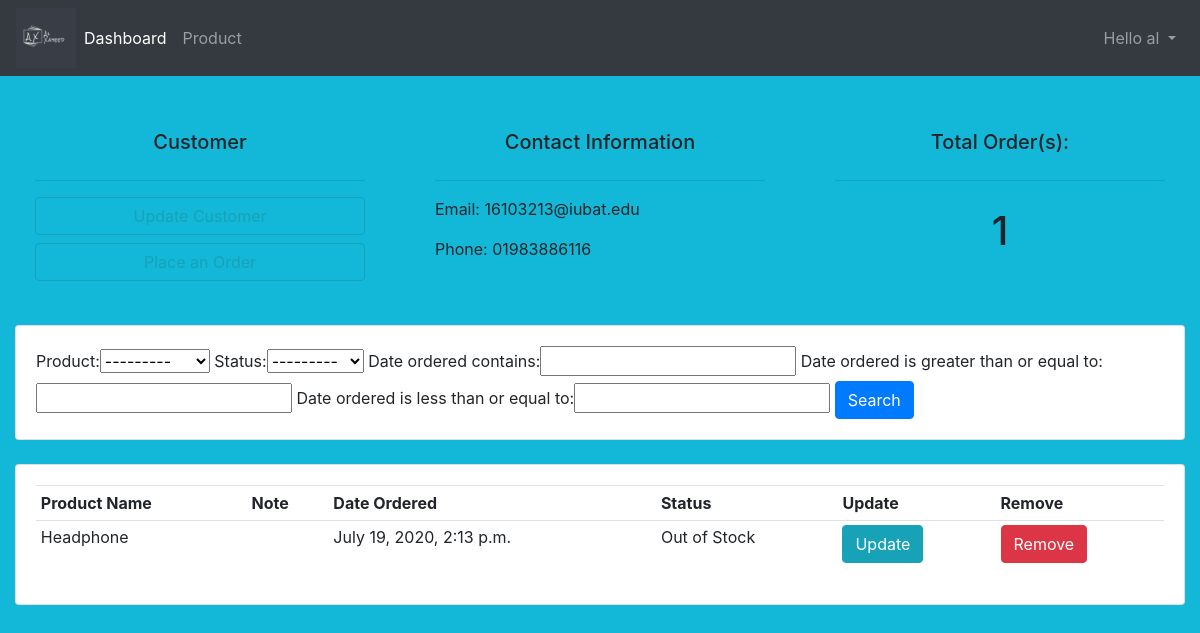
The page /customer/2/ (signed in) on the database as committed earlier.
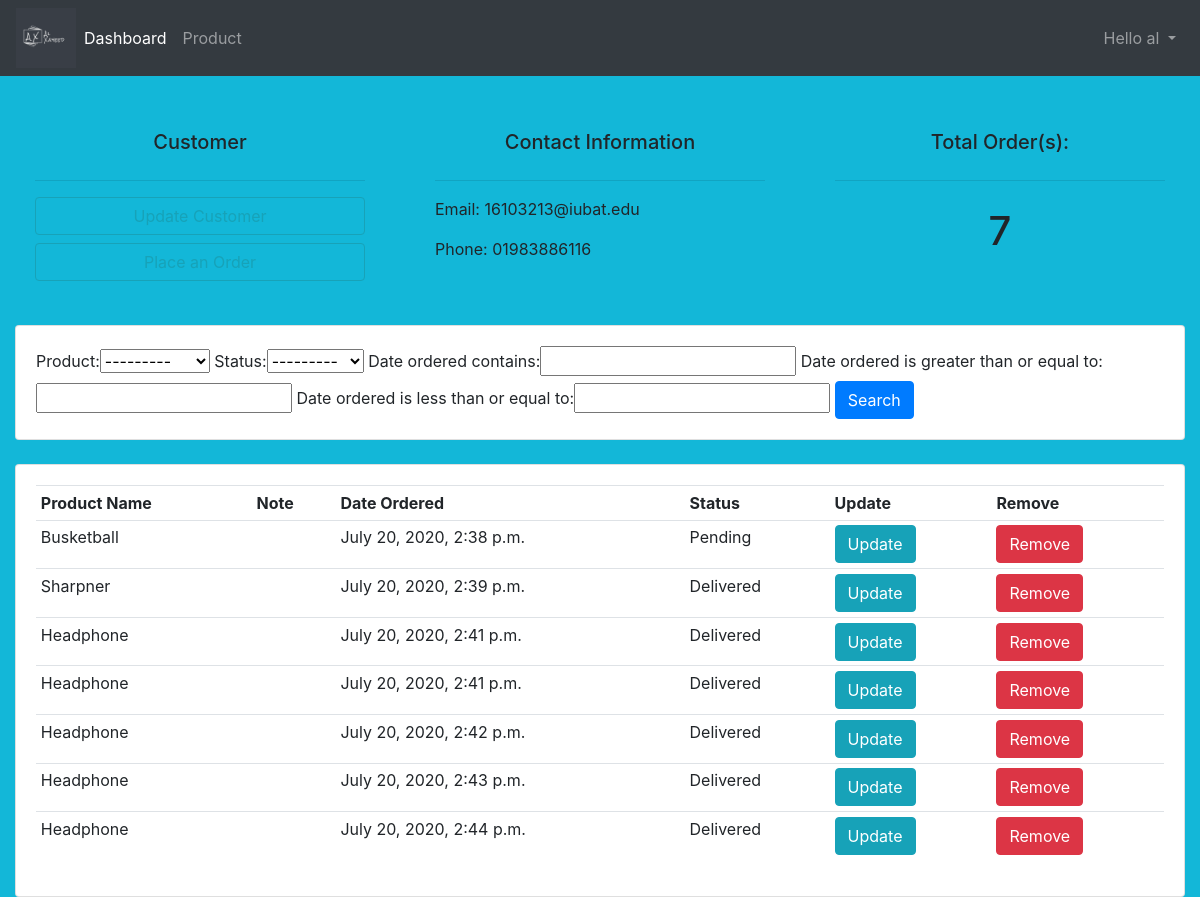
The same page on the database as committed later.
### accounts/models.py (models this page shows, shortened)
class Order(models.Model):
    STATUS = (
        ('Pending', 'Pending'),
        ('Out of Stock', 'Stock Out'),
        ('Delivered', 'Delivered'),
    )
    customer = models.ForeignKey(Customer,null=True, on_delete=models.CASCADE) #Order will be deleted if the customer is deleted
    product = models.ForeignKey(Product, null=True,on_delete=models.SET_NULL) #if the Product is deleted,order will remain same with a null value for product
    date_ordered = models.DateTimeField(auto_now_add=True, null=True)
    status = models.CharField(max_length=50, null=True, choices=STATUS)
    note = models.CharField(max_length=500, null=True)

class Product(models.Model):
    CATAGORY = (
        ('Indoor', 'Indoor'),
        ('Outdoor', 'Out door')
    )
    name = models.CharField(max_length=100, null=True)
    price = models.FloatField(null=True)
    catagory = models.CharField(max_length=100, choices=CATAGORY, null=True)
    description = models.CharField(max_length=200, null=True)
    date_created = models.DateTimeField(auto_now_add=True)
    tags = models.ManyToManyField(Tag)
    def __str__(self):
        return self.name

### accounts/views.py (the view)
# urls.py: path('customer/<int:pk>/', customer, name='customer'),
@login_required(login_url='login')
def customer(request, pk):
    customer = Customer.objects.get(id=pk)
    orders = customer.order_set.all()
    total_order = customer.order_set.all().count()
    myFilter = OrderFilter(request.GET, queryset=orders)
    orders = myFilter.qs
    context = {'customer': customer, 'orders': orders, 'total_order': total_order, 'myFilter': myFilter }
    return render(request, 'accounts/customer.html', context)

### accounts/templates/accounts/customer.html (shortened to what this page needs)
{% extends 'accounts/base.html' %}
{% block content %}
    <br>
<div class="row">
                <div class="col-md">
                    <div class="card-body">
                        <h5 style="text-align: center; padding: 10px;">Customer</h5>
                        <hr>
                        <a class="btn btn-outline-info btn-sm- btn-block" href="">Update Customer</a>
                        <a class="btn btn-outline-info btn-sm- btn-block" href="{% url 'create_order' customer.id %}">Place an Order</a>
                    </div>
                </div>
                <div class="col-md">
                    <div class="card-body">
                        <h5 style="text-align: center; padding: 10px;">Contact Information</h5>
                        <hr>
                        <p>Email: {{ customer.email }}</p>
                        <p>Phone: {{ customer.phone}}</p>
                    </div>
                </div>
                <div class="col-md">
                    <div class="card-body">
                        <h5 style="text-align: center; padding: 10px;">Total Order(s):</h5>
                        <hr>
                        <h1 style="text-align: center; padding: 10px;">{{ total_order }}</h1>
                    </div>
                </div>
</div>
    <br>
    <div class="row">
        <div class="col">
            <div class="card card-body">
                <form method="GET">
                    {{ myFilter.form }}
                    <button class="btn btn-primary" type="submit">Search</button>
                </form>
            </div>
        </div>
    </div>
    <br>
    <div class="row">
        <div class="col-md">
            <div class="card card-body">
                <table class="table table-sm">
                    <tr>
                        <th>Product Name</th>
                        <th>Note</th>
                        <th>Date Ordered</th>
                        <th>Status</th>
                        <th>Update</th>
                        <th>Remove</th>
                    </tr>
                    {% for order in orders %}
                    <tr>
                        <td>{{order.product.name}}</td>
                        <td>{{order.product.note}}</td>
                        <td>{{order.date_ordered}}</td>
                        <td>{{order.status}}</td>
                        <td><a class="btn btn-info" href="{% url 'update_order' order.id%}"> Update</td>
                            <td><a class="btn btn-danger" href="{% url 'delete_order' order.id %}"> Remove</td>
                    </tr>
                    {% endfor %}
                </table>
            </div>
        </div>
    </div>
{% endblock %}

Rows that differ between the two databases and show on the page:
removed Order: product.name "Headphone", date_ordered "July 19, 2020, 2:13 p.m.", status "Out of Stock"
added Order: product.name "Busketball", date_ordered "July 20, 2020, 2:38 p.m.", status "Pending"
added Order: product.name "Sharpner", date_ordered "July 20, 2020, 2:39 p.m.", status "Delivered"
added Order: product.name "Headphone", date_ordered "July 20, 2020, 2:41 p.m.", status "Delivered"
added Order: product.name "Headphone", date_ordered "July 20, 2020, 2:41 p.m.", status "Delivered"
added Order: product.name "Headphone", date_ordered "July 20, 2020, 2:42 p.m.", status "Delivered"
added Order: product.name "Headphone", date_ordered "July 20, 2020, 2:43 p.m.", status "Delivered"
added Order: product.name "Headphone", date_ordered "July 20, 2020, 2:44 p.m.", status "Delivered"
Other text that changed with them:
{{ total_order }}: "1" → "7"
